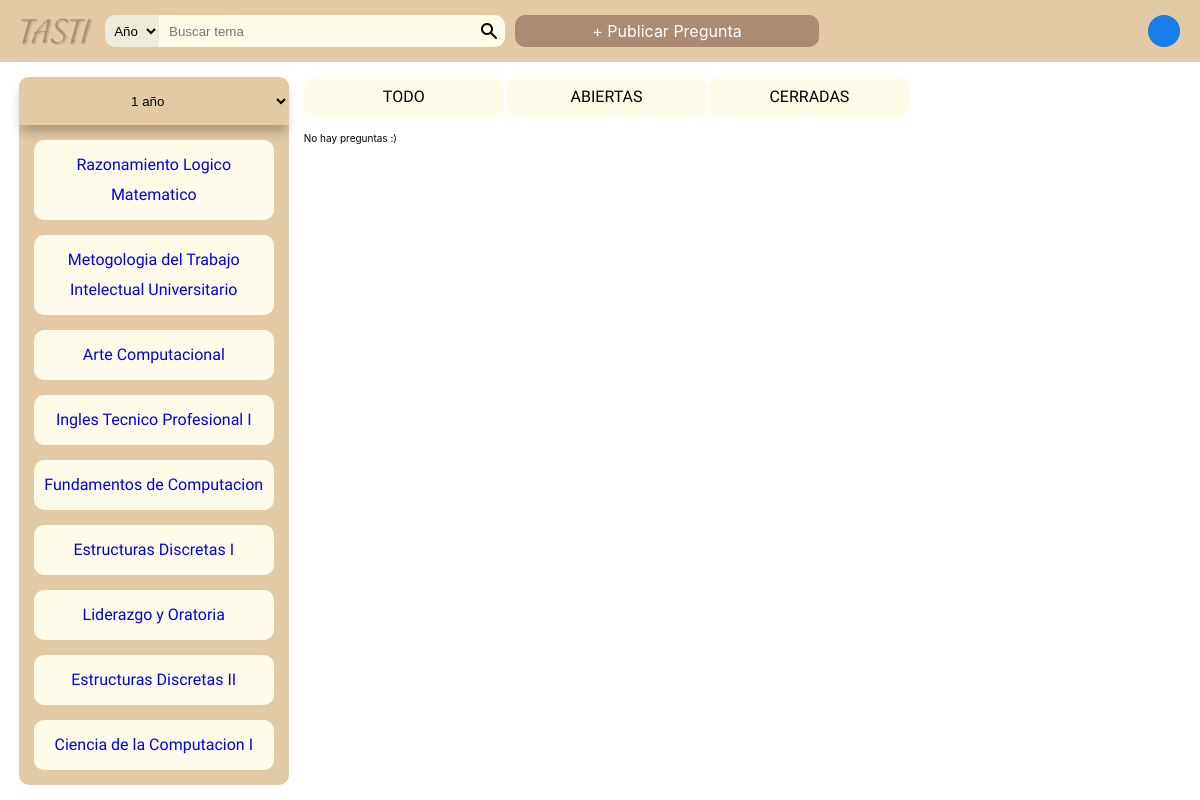
/views/____index.php, run on an earlier commit of the app's database.
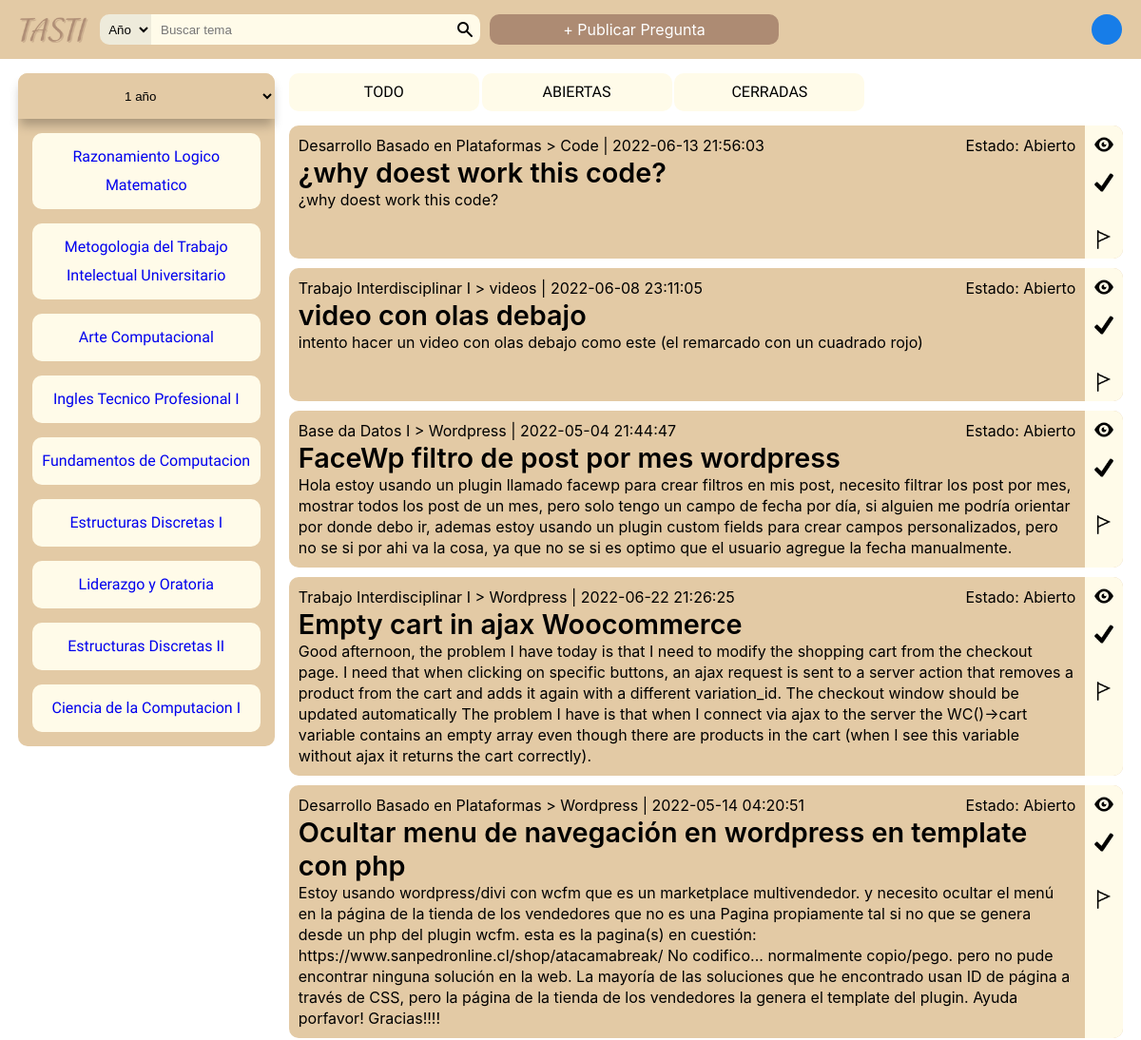
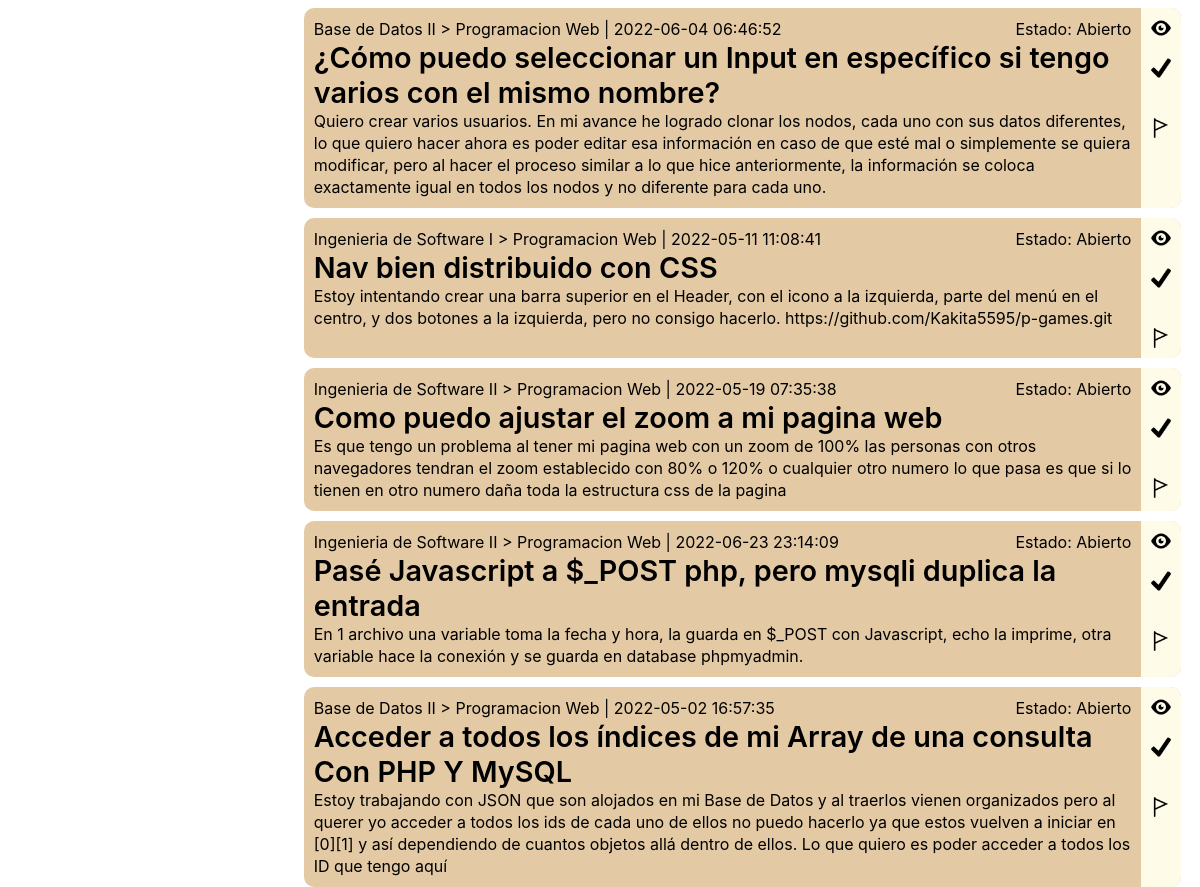
And on a later commit of the database (2 pictures, top to bottom).
### tables this page shows
CREATE TABLE IF NOT EXISTS `curso` (
  `idcurso` INT(8) NOT NULL,
  `nombre` VARCHAR(128) NOT NULL,
  `anio` INT(1) NOT NULL,
  `semestre` INT(1) NOT NULL,
  PRIMARY KEY (`idcurso`),
  UNIQUE INDEX `idcurso_UNIQUE` (`idcurso` ASC));

CREATE TABLE IF NOT EXISTS `pregunta` (
  `id` INT(11) NOT NULL AUTO_INCREMENT,
  `titulo` VARCHAR(255) NOT NULL,
  `descripcion` LONGTEXT NOT NULL,
  `curso` INT(8) NOT NULL,
  `tema` VARCHAR(45) NOT NULL,
  `fecha_publicacion` DATETIME NOT NULL,
  `cui_usuario` INT(8) NOT NULL,
  `disponibilidad` LONGTEXT NOT NULL,
  `estado` INT(1) NOT NULL,
  `fecha_limite` DATETIME NOT NULL,
  `cui_mentor` INT(8) NULL DEFAULT NULL,
  `fecha_meet` DATETIME NULL DEFAULT NULL,
  `link_meet` VARCHAR(45) NULL DEFAULT NULL,
  `reunion_privada` INT(1) NULL DEFAULT NULL,
  `max_participantes` INT(2) NULL DEFAULT NULL,
  `cupos_disponibles` INT(2) NULL DEFAULT NULL,
  PRIMARY KEY (`id`),
  UNIQUE INDEX `id_UNIQUE` (`id` ASC),
  INDEX `cui_pregunta_idx` (`cui_usuario` ASC),
  INDEX `cui_mentor_idx` (`cui_mentor` ASC),
  INDEX `id_curso_idx` (`curso` ASC),
  CONSTRAINT `cui_men`
    FOREIGN KEY (`cui_mentor`)
    REFERENCES `usuario` (`cui`)
    ON DELETE NO ACTION
    ON UPDATE NO ACTION,
  CONSTRAINT `cui_owner`
    FOREIGN KEY (`cui_usuario`)
    REFERENCES `usuario` (`cui`)
    ON DELETE NO ACTION
    ON UPDATE NO ACTION,
  CONSTRAINT `id_curso`
    FOREIGN KEY (`curso`)
    REFERENCES `curso` (`idcurso`)
    ON DELETE NO ACTION
    ON UPDATE NO ACTION);

### controllers/inicioController.php (called while the page is built)
<?php
require_once '../models/pregunta.php';
require_once '../models/curso.php';
class InicioController {
    public function index(){
        $per=new Pregunta();
        $curso=new Curso();
        $datos=$per->get_all();
        if(isset($_GET['anio'])){
            $lista_curso=$curso->get_por_anio($_GET['anio']);
            $q_anio=$_GET['anio'];
        }
        else {
            $lista_curso=$curso->get_por_anio(1);
            $q_anio=1;
        }
        $anios_registrados=$curso->get_anios();
        require_once("../views/user__inicio.php");
    }
}
$init = new InicioController;
$init->index();
?>

### views/____index.php (called while the page is built)
<?php
require_once("../controllers/inicioController.php");
?>

### config/conexion.php (called while the page is built, shortened)
<?php
class database {
    private $host = 'localhost';
    private $user = 'root';
    private $pass = '';
    private $dbname = 'tasti';
    private $dbh;
    private $stmt;
    public function __construct(){
        $dsn = 'mysql:host='.$this->host.';dbname='.$this->dbname;
        $options = array(
            PDO::ATTR_PERSISTENT => true,
            PDO::ATTR_ERRMODE => PDO::ERRMODE_EXCEPTION
        );
        try {
            $this->dbh = new PDO($dsn, $this->user, $this->pass, $options);
        }catch (PDOException $e) {
            $this->error = $e->getMessage();
            echo $this->error;
        }
    }
    public function query($sql){
        $this->stmt = $this->dbh->prepare($sql);
    }
    public function bind($param, $value, $type = null){
        if(is_null($type)){
            switch(true){
                case is_int($value):
                    $type = PDO::PARAM_INT;
                    break;
            }
        }
        $this->stmt->bindValue($param, $value, $type);
    }
    public function execute(){
        return $this->stmt->execute();
    }
    public function rowCount(){
        return $this->stmt->rowCount();
    }
    public function resultSet(){
        $this->execute();
        return $this->stmt->fetchAll(PDO::FETCH_OBJ);
    }
}

### models/curso.php (called while the page is built, shortened)
<?php
require_once '../config/conexion.php';
class Curso {
    private $db;
    public function __construct(){
        $this->db = new database;
    }
    public function get_por_anio($ANIO){
        $this->db->query("SELECT curso.* from curso  WHERE anio=:anio");
        $this->db->bind(':anio', $ANIO);
        $row = $this->db->resultSet();
        if($this->db->rowCount() > 0){
            return $row;
        }
        return 0;
    }
    public function get_anios(){
        $this->db->query("SELECT curso.anio from curso group by anio");
        $row = $this->db->resultSet();
        if($this->db->rowCount() > 0){
            return $row;
        }
        return 0;
    }
}

### models/pregunta.php (called while the page is built, shortened)
<?php
require '../config/conexion.php';
class Pregunta {
    private $db;
    public function __construct(){
        $this->db = new database;
    }
    public function get_all(){
        $this->db->query("SELECT pregunta.*, curso.nombre 'nombre_curso' FROM pregunta INNER JOIN curso ON curso.idcurso=pregunta.curso");
        $row = $this->db->resultSet();
        if($this->db->rowCount() > 0){
            return $row;
        }
        return 0;
    }
}

### views/user__inicio.php (the view, shortened to what this page needs)
<!DOCTYPE html>
<html lang="es">
    <head>
        <link rel="stylesheet" href="components/pregunta.css">
        <link rel="stylesheet" href="css/general_style.css">
        <link rel="stylesheet" href="components/nav_bar.css">
        <link rel="stylesheet" href="css/admin__inicio.css">
        <link rel="stylesheet" href="components/lista_cursos.css">
    </head>
    <body>
        <header>
            <?php
            include './components/nav_bar.php';
            ?>
        </header>
        <main class="main-usando-navbar">
            <?php
            include './components/lista_cursos.php';
            ?>
            <section class="main__contenido">
                <div class="main__contenido__header">
                    <button autofocus>TODO</button>
                    <button>ABIERTAS</button>
                    <button>CERRADAS</button>
                </div>
                <div class="main__contenido__q-list">
                <?php if (isset($datos) && $datos!=0): ?>
                <?php foreach ($datos as $dato) { ?>
                        <div class="pregunta">
                            <div class="pregunta__contenido">
                                <div class="pregunta__contenido__info">
                                    <p><?php echo $dato->nombre_curso;?> > <?php echo $dato->tema;?> | <?php echo $dato->fecha_publicacion;?></p>
                                    <p class="pregunta__contenido__status"> Estado:
                                        <?php if ($dato->estado == 0): ?>
                                            Abierto
                                        <?php else: ?>
                                            Cerrado
                                        <?php endif; ?>
                                    </p>
                                </div>
                                <h2><?php echo $dato->titulo;?></h2>
                                <p><?php echo $dato->descripcion;?></p>
                            </div class="main__contenido__q-list">
                            <div class="pregunta__actions">
                                <a href="#"><span class="pregunta-icon eye-icon"></span></a>
                                <?php if ($dato->estado == 0 && $dato->cui_usuario != $_SESSION['usersCUI']): ?>
                                <a href="#"><span class="pregunta-icon checkmark-icon"></span></a>
                                <?php else: ?>
                                <div><span class="pregunta-icon"></span></div>
                                <?php endif;?>
                                <?php if ($dato->cui_usuario == $_SESSION['usersCUI']&& $dato->estado == 0): ?>
                                <a href="#"><span class="pregunta-icon edit-icon"></span></a>
                                <?php elseif($_SESSION['admin']==1): ?>
                                <a href="#"><span class="pregunta-icon x-mark-icon"></span></a>
                                <?php else: ?>
                                <div><span class="pregunta-icon"></span></div>
                                <?php endif;?>
                                <?php if ($dato->cui_usuario == $_SESSION['usersCUI']): ?>
                                <a href="#"><span class="pregunta-icon trash-icon"></span></a>
                                <?php else: ?>
                                <a href="#"><span class="pregunta-icon flag-icon"></span></a>
                                <?php endif;?>
                            </div>
                        </div>
                <?php } ?>
                <?php else: ?>
                    <p>No hay preguntas :)</p>
                <?php endif; ?>
                </div>
            </section>
        </main>
    </body>
</html>

### views/components/nav_bar.php (shortened to what this page needs)
<nav class="nav-bar">
    <h1><a href="../views/____index.php"><span class="logo-title logo-icon"></span></a></h1>
    <div>
        <form class="nav-bar__barra_busqueda" action="#" method="get">
            <select name="curso" id="curso">
                <option class="hidden_option" selected disabled> Año </option>
            </select>
            <input name="tema" id="tema" placeholder="Buscar tema">
            <button type="submit"><span class="span-icon search-icon"></span></button>
        </form>
    </div>
    <a href="#" class="nav-bar__publicar-pregunta">+ Publicar Pregunta</a>
    <div class="nav-bar__perfil">
        <a href="../controllers/usuario.php?q=profile" class="nav-bar__perfil__user-name">
            <span class="user-image"></span>
        </a>
    </div>
</nav>

### views/components/lista_cursos.php (shortened to what this page needs)
<aside class="lista-cursos">
    <form id="curso_por_anio" class="lista-cursos__header" action="#" method="get">
        <select onchange="onSelectChange();" name="anio" id="anio">
            <?php if (isset($anios_registrados) && $anios_registrados!=0): ?>
            <option class="hidden_option" selected disabled><?php echo $q_anio ?><span> año</span></option>
                <?php else: ?>
            <option class="hidden_option" selected disabled> "No hay cursos agregados" </option>
            <?php endif; ?>
        </select>
    </form>
    <div class="lista-cursos__contenedor-cursos">
        <?php if (isset($lista_curso) && $lista_curso!=0): ?>
        <?php foreach ($lista_curso as $dato) { ?>
            <a class="lista-cursos__curso" href="#"><?php echo $dato->nombre ?></a>
        <?php } ?>
        <?php else: ?>
            <p>No hay cursos agregados :)</p>
        <?php endif; ?>
    </div>
</aside>

### views/components/pregunta.css (style rules this page uses)
.pregunta { display: flex; background-color: var(--color_principal); border-radius: 10px; width: 100%; min-height: 100px; }
.pregunta__contenido__info { display: flex; }
.pregunta__contenido__status { margin-left: auto; }
.pregunta h2 { font-style: normal; font-weight: 600; font-size: 1.8rem; }
.pregunta p { font-style: normal; font-weight: 400; font-size: 1rem; line-height: 22px; }
.pregunta__contenido { padding: 10px; width: calc(100% - 40px); }
.pregunta__actions { display: flex; flex-direction: column; width: 40px; height: inherit; background-color: var(--color_light_gray); border-radius: 0 10px 10px 0; }
.pregunta__actions a { display: flex; justify-content: center; align-items: center; height: 40px; width: 100%; background-color: transparent; border: none; }
.pregunta-icon { height: 20px; width: 20px; display: block; background-position: center; background-repeat: no-repeat; background-size: contain; }
.eye-icon { background-image: url('../icons/eye.png'); }
.flag-icon { background-image: url('../icons/flag.png'); }
.checkmark-icon { background-image: url('../icons/checkmark.png'); }

### views/css/general_style.css (style rules this page uses)
:root { --header-height: 70px; --color_principal: #E3CAA5; --color_fondo: #FFFFFF; --color_enfasis: #AD8B73; --color_light_gray: #FFFBE9; --color_gray: rgba(137, 137, 137, 0.14); --text__normal-size: 1.2rem; }
* { box-sizing: border-box; padding: 0; margin: 0; }
body { margin: 0; font-family: -apple-system, BlinkMacSystemFont, 'Segoe UI', 'Roboto', 'Oxygen', 'Ubuntu', 'Cantarell', 'Fira Sans', 'Droid Sans', 'Helvetica Neue', sans-serif; -webkit-font-smoothing: antialiased; -moz-osx-font-smoothing: grayscale; font-size: 62.5%; }

### views/components/nav_bar.css (style rules this page uses)
.span-icon { width: 50%; height: 50%; display: block; margin: 0 auto; background-position: center; background-repeat: no-repeat; background-size: cover; }
.nav-bar { min-width: 1008px; width: 100%; display: flex; flex-direction: row; align-items: center; flex-wrap: wrap; padding: 15px; background-color: var(--color_principal); }
.logo-icon { background-position: center; background-size: contain; background-repeat: no-repeat; background-image: url('../icons/logo.png'); }
.logo-title { height: 2rem; width: 5rem; display: block; margin-right: 10px; }
.nav-bar__barra_busqueda { width: 400px; display: flex; margin-right: 10px; background-color: var(--color_light_gray); border-radius: 10px; }
.nav-bar__barra_busqueda select { text-align: center; border-radius: 10px 0 0 10px; border: none; background-color: var(--color_gray); }
.nav-bar__barra_busqueda input { padding-left: 10px; border: none; background-color: transparent; }
.nav-bar__barra_busqueda button { height: 2rem; width: 2rem; margin-left: auto; border: none; background-color: transparent; }
.search-icon { background-image: url('../icons/search.png'); }
.nav-bar__publicar-pregunta { height: 2rem; width: 304px; display: flex; justify-content: center; align-items: center; font-style: normal; font-weight: 400; font-size: 1rem; line-height: 36px; text-decoration: none; color:white; border-radius: 10px; background-color: var(--color_enfasis); }
.nav-bar__perfil { display: flex; justify-content: center; justify-items: center; margin-left: auto; }
.nav-bar__perfil__user-name { display: flex; font-style: normal; font-weight: 400; font-size: var(--text__normal-size); line-height: 29px; text-decoration: none; }
.user-image { height: 2rem; width: 2rem; display: inline-block; margin:0 5px 0 5px; background-color: #177DE8; border-radius: 50%; }
.main-usando-navbar { height: calc(100vh - 2rem - 30px); width: 100%; display: flex; gap: 15px; padding: 15px; }

### views/css/admin__inicio.css (style rules this page uses)
main { width: 100%; justify-content: center; display: flex; padding: 15px; gap: 15px; }
.main__contenido { height: 100%; width: 75%; max-width: 1000px; border-radius: 10px; background-color: transparent; }
.main__contenido__header { margin-bottom: 15px; }
.main__contenido__header button { border: none; background-color: var(--color_light_gray); border-radius: 10px; min-width: 200px; padding: 5px; font-size: 1rem; text-decoration: none; font-family: 'Overlock SC'; font-style: normal; font-weight: 400; line-height: 30px; }
.main__contenido__q-list { display: flex; flex-direction: column; gap: 10px; }

What changed in the data, as far as the page shows it:
added pregunta: curso.nombre "Desarrollo Basado en Plataformas", tema "Code", fecha_publicacion "2022-06-13 21:56:03", estado "Abierto", titulo "¿why doest work this code?", descripcion "¿why doest work this code?"
added pregunta: curso.nombre "Trabajo Interdisciplinar I", tema "videos", fecha_publicacion "2022-06-08 23:11:05", estado "Abierto", titulo "video con olas debajo", descripcion "intento hacer un video con olas debajo como este (el remarcado con un cuadrado rojo)"
added pregunta: curso.nombre "Base da Datos I", tema "Wordpress", fecha_publicacion "2022-05-04 21:44:47", estado "Abierto", titulo "FaceWp filtro de post por mes wordpress", descripcion "Hola estoy usando un plugin llamado facewp para crear filtros en mis post, necesito filtrar los post por mes, mostrar todos los post de un mes, pero solo tengo un campo de fecha por día, si alguien me podría orientar por donde debo ir, ademas estoy usando un plugin custom fields para crear campos personalizados, pero no se si por ahi va la cosa, ya que no se si es optimo que el usuario agregue la fecha manualmente."
added pregunta: curso.nombre "Trabajo Interdisciplinar I", tema "Wordpress", fecha_publicacion "2022-06-22 21:26:25", estado "Abierto", titulo "Empty cart in ajax Woocommerce", descripcion "Good afternoon, the problem I have today is that I need to modify the shopping cart from the checkout page. I need that when clicking on specific buttons, an ajax request is sent to a server action that removes a product from the cart and adds it again with a different variation_id. The checkout window should be updated automatically The problem I have is that when I connect via ajax to the server the WC()->cart variable contains an empty array even though there are products in the cart (when I see this variable without ajax it returns the cart correctly)."
added pregunta: curso.nombre "Desarrollo Basado en Plataformas", tema "Wordpress", fecha_publicacion "2022-05-14 04:20:51", estado "Abierto", titulo "Ocultar menu de navegación en wordpress en template con php", descripcion "Estoy usando wordpress/divi con wcfm que es un marketplace multivendedor. y necesito ocultar el menú en la página de la tienda de los vendedores que no es una Pagina propiamente tal si no que se genera desde un php del plugin wcfm. esta es la pagina(s) en cuestión: https://www.sanpedronline.cl/shop/atacamabreak/ No codifico... normalmente copio/pego. pero no pude encontrar ninguna solución en la web. La mayoría de las soluciones que he encontrado usan ID de página a través de CSS, pero la página de la tienda de los vendedores la genera el template del plugin. Ayuda porfavor! Gracias!!!!"
added pregunta: curso.nombre "Base de Datos II", tema "Programacion Web", fecha_publicacion "2022-06-04 06:46:52", estado "Abierto", titulo "¿Cómo puedo seleccionar un Input en específico si tengo varios con el mismo nombre?", descripcion "Quiero crear varios usuarios. En mi avance he logrado clonar los nodos, cada uno con sus datos diferentes, lo que quiero hacer ahora es poder editar esa información en caso de que esté mal o simplemente se quiera modificar, pero al hacer el proceso similar a lo que hice anteriormente, la información se coloca exactamente igual en todos los nodos y no diferente para cada uno."
added pregunta: curso.nombre "Ingenieria de Software I", tema "Programacion Web", fecha_publicacion "2022-05-11 11:08:41", estado "Abierto", titulo "Nav bien distribuido con CSS", descripcion "Estoy intentando crear una barra superior en el Header, con el icono a la izquierda, parte del menú en el centro, y dos botones a la izquierda, pero no consigo hacerlo. https://github.com/Kakita5595/p-games.git"
added pregunta: curso.nombre "Ingenieria de Software II", tema "Programacion Web", fecha_publicacion "2022-05-19 07:35:38", estado "Abierto", titulo "Como puedo ajustar el zoom a mi pagina web", descripcion "Es que tengo un problema al tener mi pagina web con un zoom de 100% las personas con otros navegadores tendran el zoom establecido con 80% o 120% o cualquier otro numero lo que pasa es que si lo tienen en otro numero daña toda la estructura css de la pagina"
added pregunta: curso.nombre "Ingenieria de Software II", tema "Programacion Web", fecha_publicacion "2022-06-23 23:14:09", estado "Abierto", titulo "Pasé Javascript a $_POST php, pero mysqli duplica la entrada", descripcion "En 1 archivo una variable toma la fecha y hora, la guarda en $_POST con Javascript, echo la imprime, otra variable hace la conexión y se guarda en database phpmyadmin."
added pregunta: curso.nombre "Base de Datos II", tema "Programacion Web", fecha_publicacion "2022-05-02 16:57:35", estado "Abierto", titulo "Acceder a todos los índices de mi Array de una consulta Con PHP Y MySQL", descripcion "Estoy trabajando con JSON que son alojados en mi Base de Datos y al traerlos vienen organizados pero al querer yo acceder a todos los ids de cada uno de ellos no puedo hacerlo ya que estos vuelven a iniciar en [0][1] y así dependiendo de cuantos objetos allá dentro de ellos. Lo que quiero es poder acceder a todos los ID que tengo aquí"
Also different on the page:
text no longer shown: "No hay preguntas :)"
